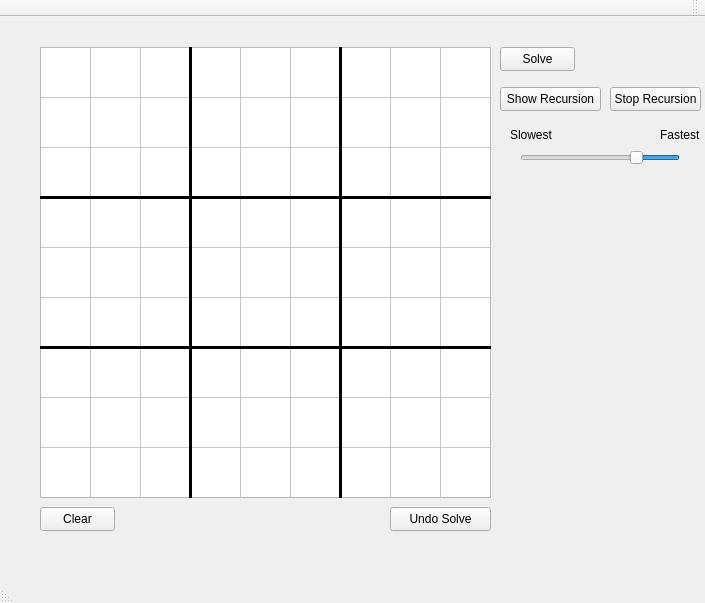
<?xml version="1.0" encoding="UTF-8"?>
<ui version="4.0">
 <class>SudokuClass</class>
 <widget class="QMainWindow" name="SudokuClass">
  <property name="geometry">
   <rect>
    <x>0</x>
    <y>0</y>
    <width>705</width>
    <height>603</height>
   </rect>
  </property>
  <property name="windowTitle">
   <string>Sudoku</string>
  </property>
  <property name="layoutDirection">
   <enum>Qt::RightToLeft</enum>
  </property>
  <widget class="QWidget" name="centralWidget">
   <widget class="QTableWidget" name="Table">
    <property name="geometry">
     <rect>
      <x>40</x>
      <y>30</y>
      <width>451</width>
      <height>451</height>
     </rect>
    </property>
    <property name="font">
     <font>
      <pointsize>12</pointsize>
     </font>
    </property>
    <property name="mouseTracking">
     <bool>false</bool>
    </property>
    <property name="frameShadow">
     <enum>QFrame::Plain</enum>
    </property>
    <property name="verticalScrollBarPolicy">
     <enum>Qt::ScrollBarAlwaysOff</enum>
    </property>
    <property name="horizontalScrollBarPolicy">
     <enum>Qt::ScrollBarAlwaysOff</enum>
    </property>
    <property name="rowCount">
     <number>9</number>
    </property>
    <property name="columnCount">
     <number>9</number>
    </property>
    <attribute name="horizontalHeaderVisible">
     <bool>false</bool>
    </attribute>
    <attribute name="horizontalHeaderMinimumSectionSize">
     <number>10</number>
    </attribute>
    <attribute name="horizontalHeaderDefaultSectionSize">
     <number>50</number>
    </attribute>
    <attribute name="horizontalHeaderHighlightSections">
     <bool>false</bool>
    </attribute>
    <attribute name="verticalHeaderVisible">
     <bool>false</bool>
    </attribute>
    <attribute name="verticalHeaderMinimumSectionSize">
     <number>10</number>
    </attribute>
    <attribute name="verticalHeaderDefaultSectionSize">
     <number>50</number>
    </attribute>
    <attribute name="verticalHeaderHighlightSections">
     <bool>false</bool>
    </attribute>
    <row/>
    <row/>
    <row/>
    <row/>
    <row/>
    <row/>
    <row/>
    <row/>
    <row/>
    <column/>
    <column/>
    <column/>
    <column/>
    <column/>
    <column/>
    <column/>
    <column/>
    <column/>
   </widget>
   <widget class="QPushButton" name="Clear">
    <property name="geometry">
     <rect>
      <x>40</x>
      <y>490</y>
      <width>75</width>
      <height>24</height>
     </rect>
    </property>
    <property name="text">
     <string>Clear</string>
    </property>
   </widget>
   <widget class="QPushButton" name="Solve">
    <property name="geometry">
     <rect>
      <x>500</x>
      <y>30</y>
      <width>75</width>
      <height>24</height>
     </rect>
    </property>
    <property name="text">
     <string>Solve</string>
    </property>
   </widget>
   <widget class="Line" name="line">
    <property name="geometry">
     <rect>
      <x>40</x>
      <y>170</y>
      <width>451</width>
      <height>21</height>
     </rect>
    </property>
    <property name="frameShadow">
     <enum>QFrame::Plain</enum>
    </property>
    <property name="lineWidth">
     <number>3</number>
    </property>
    <property name="orientation">
     <enum>Qt::Horizontal</enum>
    </property>
   </widget>
   <widget class="Line" name="line_2">
    <property name="geometry">
     <rect>
      <x>40</x>
      <y>320</y>
      <width>451</width>
      <height>21</height>
     </rect>
    </property>
    <property name="frameShadow">
     <enum>QFrame::Plain</enum>
    </property>
    <property name="lineWidth">
     <number>3</number>
    </property>
    <property name="orientation">
     <enum>Qt::Horizontal</enum>
    </property>
   </widget>
   <widget class="Line" name="line_3">
    <property name="geometry">
     <rect>
      <x>170</x>
      <y>30</y>
      <width>41</width>
      <height>451</height>
     </rect>
    </property>
    <property name="frameShadow">
     <enum>QFrame::Plain</enum>
    </property>
    <property name="lineWidth">
     <number>3</number>
    </property>
    <property name="orientation">
     <enum>Qt::Vertical</enum>
    </property>
   </widget>
   <widget class="Line" name="line_4">
    <property name="geometry">
     <rect>
      <x>320</x>
      <y>30</y>
      <width>41</width>
      <height>451</height>
     </rect>
    </property>
    <property name="frameShadow">
     <enum>QFrame::Plain</enum>
    </property>
    <property name="lineWidth">
     <number>3</number>
    </property>
    <property name="orientation">
     <enum>Qt::Vertical</enum>
    </property>
   </widget>
   <widget class="QPushButton" name="SolveSlow">
    <property name="geometry">
     <rect>
      <x>500</x>
      <y>70</y>
      <width>101</width>
      <height>24</height>
     </rect>
    </property>
    <property name="text">
     <string>Show Recursion</string>
    </property>
   </widget>
   <widget class="QPushButton" name="Undo_Solve">
    <property name="geometry">
     <rect>
      <x>390</x>
      <y>490</y>
      <width>101</width>
      <height>24</height>
     </rect>
    </property>
    <property name="text">
     <string>Undo Solve</string>
    </property>
   </widget>
   <widget class="QPushButton" name="Stop_Recussion">
    <property name="geometry">
     <rect>
      <x>610</x>
      <y>70</y>
      <width>91</width>
      <height>24</height>
     </rect>
    </property>
    <property name="text">
     <string>Stop Recursion</string>
    </property>
   </widget>
   <widget class="QSlider" name="horizontalSlider">
    <property name="geometry">
     <rect>
      <x>520</x>
      <y>130</y>
      <width>160</width>
      <height>22</height>
     </rect>
    </property>
    <property name="layoutDirection">
     <enum>Qt::RightToLeft</enum>
    </property>
    <property name="minimum">
     <number>10</number>
    </property>
    <property name="maximum">
     <number>50</number>
    </property>
    <property name="value">
     <number>20</number>
    </property>
    <property name="orientation">
     <enum>Qt::Horizontal</enum>
    </property>
   </widget>
   <widget class="QLabel" name="OutputLabel1_2">
    <property name="geometry">
     <rect>
      <x>510</x>
      <y>110</y>
      <width>49</width>
      <height>16</height>
     </rect>
    </property>
    <property name="text">
     <string>Slowest</string>
    </property>
   </widget>
   <widget class="QLabel" name="OutputLabel1_3">
    <property name="geometry">
     <rect>
      <x>660</x>
      <y>110</y>
      <width>49</width>
      <height>16</height>
     </rect>
    </property>
    <property name="text">
     <string>Fastest</string>
    </property>
   </widget>
   <widget class="QLabel" name="OutputLabel1">
    <property name="geometry">
     <rect>
      <x>600</x>
      <y>30</y>
      <width>49</width>
      <height>16</height>
     </rect>
    </property>
    <property name="layoutDirection">
     <enum>Qt::LeftToRight</enum>
    </property>
    <property name="text">
     <string/>
    </property>
   </widget>
   <widget class="QLabel" name="ErrorLabel">
    <property name="geometry">
     <rect>
      <x>150</x>
      <y>490</y>
      <width>211</width>
      <height>51</height>
     </rect>
    </property>
    <property name="font">
     <font>
      <pointsize>18</pointsize>
      <bold>true</bold>
     </font>
    </property>
    <property name="text">
     <string/>
    </property>
   </widget>
  </widget>
  <widget class="QMenuBar" name="menuBar">
   <property name="geometry">
    <rect>
     <x>0</x>
     <y>0</y>
     <width>705</width>
     <height>22</height>
    </rect>
   </property>
  </widget>
  <widget class="QToolBar" name="mainToolBar">
   <attribute name="toolBarArea">
    <enum>TopToolBarArea</enum>
   </attribute>
   <attribute name="toolBarBreak">
    <bool>false</bool>
   </attribute>
  </widget>
  <widget class="QStatusBar" name="statusBar"/>
 </widget>
 <layoutdefault spacing="6" margin="11"/>
 <resources>
  <include location="Sudoku.qrc"/>
 </resources>
 <connections/>
</ui>
